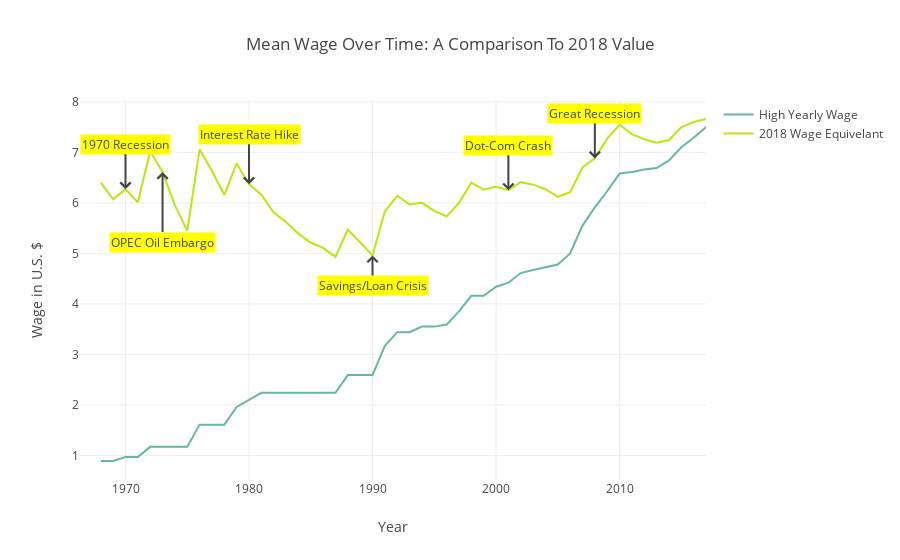

Notebook source saved alongside this figure:
### Markdown cell above
<br><font style = 'font-family:calibri'><font size = 4>Next, we can compare the mean wage in each given year to the 2018 equivalent wage, <i>High_2018</i>. The value of any given wage if it was earned in 2018. So the wage of .89 cents is is the 2018 equivalant of $6.40.

<br>Note that over time the mean minimum wage and the 2018 equivalent get closer together as wages no longer need to be adjusted for inflation. As we have seen on the above graphs, the minimum wage increases at a steady pace with some short periods of no growth. Looking at the <i>2018 Wage Equivalent</i> overlayed, we can see that there are some points on the line where the 2018 wage equivalent drops down closer to the real wage.

<br>Generally, the declines in equivalent value seems to coincide with a <a href='https://www.thebalance.com/the-history-of-recessions-in-the-united-states-3306011'> recession</a>, with the exception of 2008's <a href='https://www.thebalance.com/the-great-recession-of-2008-explanation-with-dates-4056832'>Great Recession</a>. The reason for the drop is probably because the value of the U.S. dollar at those points in time had decreased in value and the purchasing power dropped, even though minimum wages continued to rise. In terms of 2018 dollars, that money did not go as far.

### Code cell
layout = dict(title = 'Mean Wage Over Time: A Comparison To 2018 Value',
              xaxis = dict(title = 'Year'),
              yaxis = dict(title = 'Wage in U.S. $'),
              annotations=[
                dict(
                    x=1973,
                    y=6.61,
                    xref='x',
                    yref='y',
                    text='OPEC Oil Embargo',
                    showarrow=True,
                    bgcolor= 'yellow',
                    arrowhead=4,
                    ax=0,
                    ay=70
                ),
                dict(
                    x=1980,
                    y=6.37,
                    xref='x',
                    yref='y',
                    text='Interest Rate Hike',
                    showarrow=True,
                    bgcolor= 'yellow',
                    arrowhead=4,
                    ax=0,
                    ay=-50
                ),             
                dict(
                    x=1990,
                    y=4.96,
                    xref='x',
                    yref='y',
                    text='Savings/Loan Crisis',
                    showarrow=True,
                    bgcolor= 'yellow',
                    arrowhead=4,
                    ax=0,
                    ay=30
                ),        
                dict(
                    x=2008,
                    y=6.88,
                    xref='x',
                    yref='y',
                    text='Great Recession',
                    showarrow=True,
                    bgcolor= 'yellow',
                    arrowhead=4,
                    ax=0,
                    ay=-45,
                ),
                dict(
                    x=1970,
                    y=6.27,
                    xref='x',
                    yref='y',
                    text='1970 Recession',
                    showarrow=True,
                    bgcolor= 'yellow',
                    arrowhead=4,
                    ax=0,
                    ay=-45,
                ),                                       
                dict(
                    x=2001,
                    y=6.25,
                    xref='x',
                    yref='y',
                    text='Dot-Com Crash',
                    showarrow=True,
                    bgcolor= 'yellow',
                    arrowhead=4,
                    ax=0,
                    ay=-45,
                ),                         
              ]            
        )


# Create a trace
trace5 = go.Scatter(
     x = mean_yearly_wage['Year'],
     y = round(mean_yearly_wage['High_Value'],2),
     name = 'High Yearly Wage',
     line = dict(
         color = ('rgb(102, 183, 163)')
     )
)     

trace6 = go.Scatter(
     x = mean_yearly_wage['Year'],
     y = round(mean_yearly_wage['High_2018'],2),
     name = '2018 Wage Equivelant',
     line = dict(
         color = ('rgb(184, 232, 16)')
     )
)

data = [trace5,trace6]

fig = dict(data=data, layout=layout)
py.offline.iplot(fig, filename='styled-line')

### Figure 1 — Plotly figure (JSON) as saved in the notebook; plotly's stock layout.template omitted (floating-point values rounded to 4 significant figures)
{"data": [{"line": {"color": "rgb(102, 183, 163)"}, "name": "High Yearly Wage", "type": "scatter", "uid": "f00d2322-c7c8-4d17-80df-4e94ea9aeb17", "x": [1968, 1969, 1970, 1971, 1972, 1973, 1974, 1975, 1976, 1977, 1978, 1979, 1980, 1981, 1982, 1983, 1984, 1985, 1986, 1987, 1988, 1989, 1990, 1991, 1992, 1993, 1994, 1995, 1996, 1997, 1998, 1999, 2000, 2001, 2002, 2003, 2004, 2005, 2006, 2007, 2008, 2009, 2010, 2011, 2012, 2013, 2014, 2015, 2016, 2017], "y": [0.89, 0.89, 0.97, 0.97, 1.17, 1.17, 1.17, 1.17, 1.61, 1.61, 1.61, 1.96, 2.1, 2.24, 2.24, 2.24, 2.24, 2.24, 2.24, 2.24, 2.59, 2.59, 2.59, 3.17, 3.44, 3.44, 3.55, 3.55, 3.59, 3.85, 4.16, 4.16, 4.34, 4.42, 4.61, 4.67, 4.73, 4.78, 5, 5.55, 5.91, 6.23, 6.58, 6.61, 6.66, 6.69, 6.84, 7.1, 7.29, 7.5]}, {"line": {"color": "rgb(184, 232, 16)"}, "name": "2018 Wage Equivelant", "type": "scatter", "uid": "c55e7beb-0423-42fe-be24-947279380b16", "x": [1968, 1969, 1970, 1971, 1972, 1973, 1974, 1975, 1976, 1977, 1978, 1979, 1980, 1981, 1982, 1983, 1984, 1985, 1986, 1987, 1988, 1989, 1990, 1991, 1992, 1993, 1994, 1995, 1996, 1997, 1998, 1999, 2000, 2001, 2002, 2003, 2004, 2005, 2006, 2007, 2008, 2009, 2010, 2011, 2012, 2013, 2014, 2015, 2016, 2017], "y": [6.4, 6.07, 6.27, 6.01, 7.02, 6.61, 5.95, 5.45, 7.06, 6.63, 6.16, 6.78, 6.37, 6.16, 5.81, 5.62, 5.39, 5.21, 5.11, 4.93, 5.47, 5.22, 4.96, 5.83, 6.14, 5.97, 6, 5.84, 5.73, 6, 6.4, 6.26, 6.32, 6.25, 6.41, 6.36, 6.27, 6.12, 6.21, 6.7, 6.88, 7.27, 7.55, 7.36, 7.26, 7.19, 7.24, 7.5, 7.6, 7.66]}], "layout": {"annotations": [{"arrowhead": 4, "ax": 0, "ay": 70, "bgcolor": "yellow", "showarrow": true, "text": "OPEC Oil Embargo", "x": 1973, "xref": "x", "y": 6.61, "yref": "y"}, {"arrowhead": 4, "ax": 0, "ay": -50, "bgcolor": "yellow", "showarrow": true, "text": "Interest Rate Hike", "x": 1980, "xref": "x", "y": 6.37, "yref": "y"}, {"arrowhead": 4, "ax": 0, "ay": 30, "bgcolor": "yellow", "showarrow": true, "text": "Savings/Loan Crisis", "x": 1990, "xref": "x", "y": 4.96, "yref": "y"}, {"arrowhead": 4, "ax": 0, "ay": -45, "bgcolor": "yellow", "showarrow": true, "text": "Great Recession", "x": 2008, "xref": "x", "y": 6.88, "yref": "y"}, {"arrowhead": 4, "ax": 0, "ay": -45, "bgcolor": "yellow", "showarrow": true, "text": "1970 Recession", "x": 1970, "xref": "x", "y": 6.27, "yref": "y"}, {"arrowhead": 4, "ax": 0, "ay": -45, "bgcolor": "yellow", "showarrow": true, "text": "Dot-Com Crash", "x": 2001, "xref": "x", "y": 6.25, "yref": "y"}], "title": {"text": "Mean Wage Over Time: A Comparison To 2018 Value"}, "xaxis": {"title": {"text": "Year"}}, "yaxis": {"title": {"text": "Wage in U.S. $"}}}}
